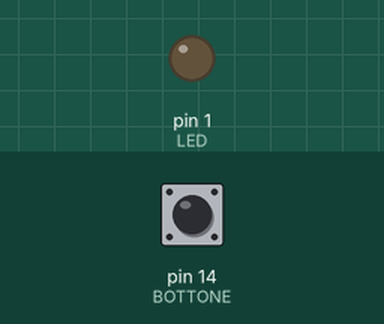
A sketch run on a simulated Arduino Uno, built with avr-gcc and run on an emulated ATmega328P. On the bench: output pins drawn as LEDs (lit = HIGH). The inputs (shaded band) are chosen by the test bench; at power-on: pin 14 (BOTTONE) HIGH.

Above: at 1.2 s.
1.3 s: pin 14 (BOTTONE) pulled LOW for 0.15 s
At 1.37 s:
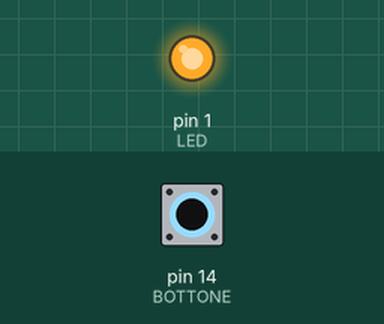
2.9 s: pin 14 (BOTTONE) pulled LOW for 3.2 s
At 6.4 s:
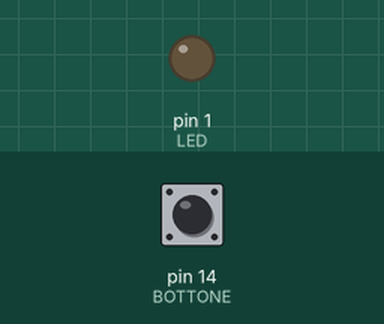
Timing chart, 0 to 7.9 s (numbered marks = the images above; inputs shaded):
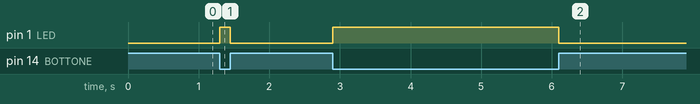

Measured:
- after the input at 1.3 s, pin 1 (LED): LOW → HIGH at once, → LOW 0.15 s later
- after the input at 2.9 s, pin 1 (LED): LOW → HIGH at once, → LOW 3.2 s later

The sketch:

AccendereDueLED.ino
```cpp
  #define LED 1
  #define BOTTONE 14
void setup() {
  // put your setup code here, to run once:
  pinMode(LED, OUTPUT);
  pinMode(BOTTONE, INPUT);
}

void loop() {
  // put your main code here, to run repeatedly:
  if (digitalRead(BOTTONE) == LOW) {
    digitalWrite(LED,HIGH);
  }else{
    digitalWrite(LED,LOW);
  }
}
```
